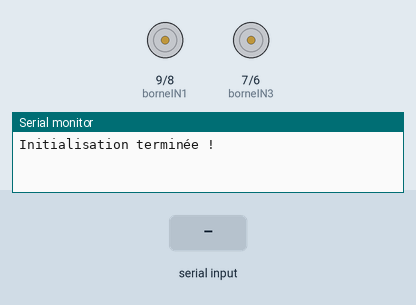
Simulated run of this sketch. Board: Arduino Leonardo, built with avr-gcc and run on an emulated ATmega32U4. On the bench: motor-driver pin pairs drawn as motors (green arrow = first pin HIGH = forward, orange = second pin HIGH = backward, longer = more drive, scaled by the enable pin), the last lines printed to the serial monitor. The test bench sets the inputs (shaded band).

Above: at 1.2 s.
1.3 s: "a\n" received over the second serial link
At 1.8 s:
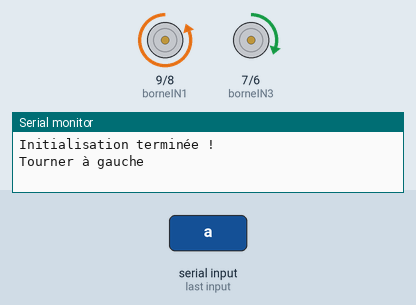
2.8 s: "z\n" received over the second serial link
At 4.0 s:
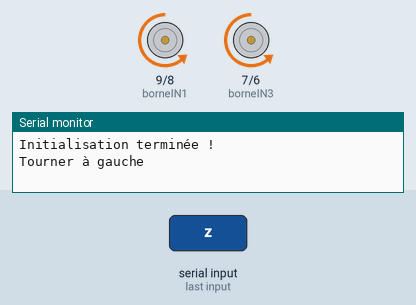
4.3 s: "s\n" received over the second serial link
At 5.3 s:
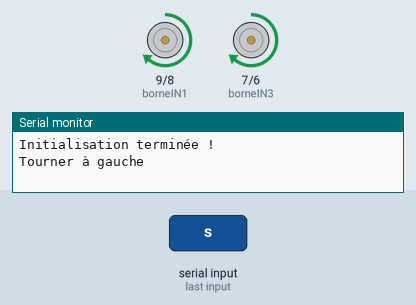
5.8 s: "q\n" received over the second serial link
At 6.4 s:
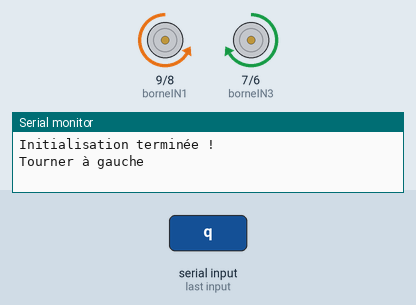
7.3 s: "d\n" received over the second serial link
At 7.6 s:
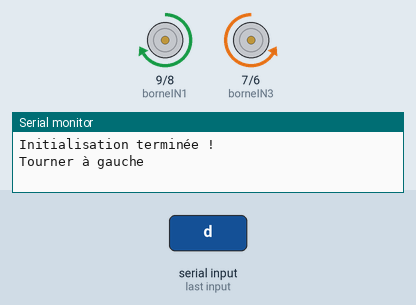
8.8 s: "e\n" received over the second serial link
At 9.9 s:
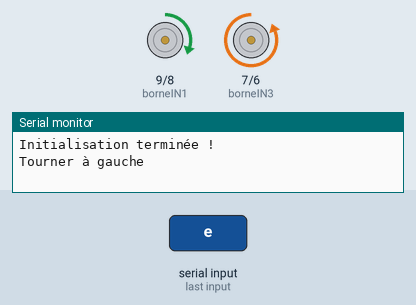
Timing chart, 0 to 11.3 s (numbered marks = the images above; inputs shaded):
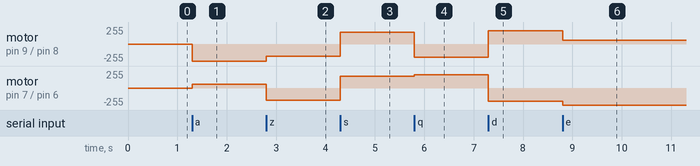

Measured:
- after the input at 1.3 s, motor on pin 9 (borneIN1) / pin 8 (borneIN2): stopped → backward 255/255 at once; motor on pin 7 (borneIN3) / pin 6 (borneIN4): stopped → forward 60/255 at once
- after the input at 2.8 s, motor on pin 9 (borneIN1) / pin 8 (borneIN2): backward 255/255 → backward 180/255 at once; motor on pin 7 (borneIN3) / pin 6 (borneIN4): forward 60/255 → backward 180/255 at once
- after the input at 4.3 s, motor on pin 9 (borneIN1) / pin 8 (borneIN2), motor on pin 7 (borneIN3) / pin 6 (borneIN4): backward 180/255 → forward 180/255 at once
- after the input at 5.8 s, motor on pin 9 (borneIN1) / pin 8 (borneIN2): forward 180/255 → backward 200/255 at once; motor on pin 7 (borneIN3) / pin 6 (borneIN4): forward 180/255 → forward 200/255 at once
- after the input at 7.3 s, motor on pin 9 (borneIN1) / pin 8 (borneIN2): backward 200/255 → forward 200/255 at once; motor on pin 7 (borneIN3) / pin 6 (borneIN4): forward 200/255 → backward 200/255 at once
- after the input at 8.8 s, motor on pin 9 (borneIN1) / pin 8 (borneIN2): forward 200/255 → forward 60/255 at once; motor on pin 7 (borneIN3) / pin 6 (borneIN4): backward 200/255 → backward 255/255 at once

The sketch:

bluetooth_X_moteurV3.ino
```cpp
#define borneENA        10      // On associe la borne "ENA" du L298N à la pin D10 de l'arduino
#define borneIN1        9       // On associe la borne "IN1" du L298N à la pin D9 de l'arduino
#define borneIN2        8       // On associe la borne "IN2" du L298N à la pin D8 de l'arduino
#define borneIN3        7       // On associe la borne "IN3" du L298N à la pin D7 de l'arduino
#define borneIN4        6       // On associe la borne "IN4" du L298N à la pin D6 de l'arduino
#define borneENB        5       // On associe la borne "ENB" du L298N à la pin D5 de l'arduino
// Définition des broches pour les capteurs ultrasons
#define FRONT_TRIGGER1 13
#define FRONT_ECHO1    12
#define FRONT_TRIGGER2 3
#define FRONT_ECHO2    2
#define REAR_TRIGGER  11
#define REAR_ECHO     4
// Seuil en centimètres pour détecter un obstacle
const int DISTANCE_SEUIL = 40;
// Durée du signal trigger (en microsecondes)
const int TRIGGER_PULSE = 10;
const int VITESSE=180;
const int VITESSE_RAPIDE=255;


void setup() {
    // Initialisation des broches des capteurs ultrasons
  pinMode(FRONT_TRIGGER1, OUTPUT);
  pinMode(FRONT_ECHO1, INPUT);
  pinMode(FRONT_TRIGGER2, OUTPUT);
  pinMode(FRONT_ECHO2, INPUT);
  pinMode(REAR_TRIGGER, OUTPUT);
  pinMode(REAR_ECHO, INPUT);

  pinMode(borneENA, OUTPUT);
  pinMode(borneIN1, OUTPUT);
  pinMode(borneIN2, OUTPUT);
  pinMode(borneIN3, OUTPUT);
  pinMode(borneIN4, OUTPUT);
  pinMode(borneENB, OUTPUT);

  Serial.begin(115200);  // Moniteur série
  // Pour la communication Bluetooth (par exemple via HM-10 connecté sur Serial1)
  Serial1.begin(115200);   // HM‑10 par défaut en 9600 bauds

  Serial.println("Initialisation terminée !");
}

void loop() {
  //Reception Bluetooth
  if (Serial1.available()) {  // Si on a bien reçu quelque chose
    String received = Serial1.readStringUntil('\n'); // Lit le message complet
    if (received != "OK+CONN" && received != "OK+LOST"){
      received.trim();
      //Serial.println(received);
      // Si la chaîne commence par "OK+CONN", on la nettoie pour récupérer la commande utile
      if (received.startsWith("OK+CONN")) {
        received = received.substring(7); // Supprime les 7 premiers caractères ("OK+CONN")
        Serial.print("Message reçu : ");
        // Traitement de la donnée reçu

      }else if (received.startsWith("OK+LOST")) {
        Serial.println("Déconnexion détectée, received ignorée");
        return;
      }
    }

    switch (received.charAt(0)){
      case 'm':
        arreter();
        break;
      case 'z':
        avancer();
        break;
      case 's':
        reculer();
        break;
      case 'q':
        gauche();
        break;
      case 'd':
        droite();
        break;
      case 'a':
        avancerGauche();
        break;
      case 'e':
        avancerDroite();
        break;
      case 'w':
        reculerGauche();
        break;
      case 'x':
        reculerDroite();
        break;
      case 't':
        avancerRapide();
        break;
      case 'g':
        reculerRapide();
        break;
      case 'f':
        gaucheRapide();
        break;
      case 'h':
        droiteRapide();
        break;
      case 'r':
        avancerGauche();
        break;
      case 'y':
        avancerDroite();
        break;
      case 'v':
        reculerGauche();
        break;
      case 'b':
        reculerDroite();
        break;
    }
  }
  }


  /*/ Mesure des distances
  long distanceFront1 = getDistance(FRONT_TRIGGER1, FRONT_ECHO1);
  long distanceFront2 = getDistance(FRONT_TRIGGER2, FRONT_ECHO2);
  long distanceRear  = getDistance(REAR_TRIGGER, REAR_ECHO);
  if (distanceFront1 < DISTANCE_SEUIL && distanceFront1 != 0 || distanceFront2 < DISTANCE_SEUIL && distanceFront2 != 0) {
    reculer();
    delay(400);
    arreter();
  }
  if (distanceRear > DISTANCE_SEUIL && distanceRear != 0) {
    avancer();
    delay(400);
    arreter();
  }
  */


long getDistance(int trigPin, int echoPin) {
  // Envoi du signal trigger
  digitalWrite(trigPin, LOW);
  delayMicroseconds(2);
  digitalWrite(trigPin, HIGH);
  delayMicroseconds(TRIGGER_PULSE);
  digitalWrite(trigPin, LOW);

  // Lecture du temps d'impulsion
  long duration = pulseIn(echoPin, HIGH, 30000); // Timeout de 30ms
  // Calcul de la distance en centimètres (vitesse du son = 0.034 cm/us)
  long distance = duration * 0.034 / 2;
  return distance;
}

void reculer() {

  digitalWrite(borneIN1, HIGH);                 // L'entrée IN1 doit être au niveau haut
  digitalWrite(borneIN2, LOW);
  digitalWrite(borneIN3, HIGH);                  // L'entrée IN1 doit être au niveau bas
  digitalWrite(borneIN4, LOW);
  changeVitesseMoteur(VITESSE);

}

void avancer() {
  // Pour reculer, activer les sorties en arrière et désactiver l'avant

  digitalWrite(borneIN1, LOW);                  // L'entrée IN1 doit être au niveau bas
  digitalWrite(borneIN2, HIGH);                 // L'entrée IN2 doit être au niveau haut
  digitalWrite(borneIN3, LOW);                  // L'entrée IN1 doit être au niveau bas
  digitalWrite(borneIN4, HIGH);
  changeVitesseMoteur(VITESSE);
}

void droite() {
  // Pour tourner, par exemple, faire tourner le moteur gauche en avant et le droit en arrière
  digitalWrite(borneIN1, HIGH);                  // L'entrée IN1 doit être au niveau bas
  digitalWrite(borneIN2, LOW);                 // L'entrée IN2 doit être au niveau haut
  digitalWrite(borneIN3, LOW);                  // L'entrée IN1 doit être au niveau bas
  digitalWrite(borneIN4, HIGH);
  changeVitesseMoteur(200);
  //delay(1100);

}

void gauche() {
  // Pour tourner, par exemple, faire tourner le moteur gauche en avant et le droit en arrière
  digitalWrite(borneIN1, LOW);                  // L'entrée IN1 doit être au niveau bas
  digitalWrite(borneIN2, HIGH);                 // L'entrée IN2 doit être au niveau haut
  digitalWrite(borneIN3, HIGH);                  // L'entrée IN1 doit être au niveau bas
  digitalWrite(borneIN4, LOW);
  changeVitesseMoteur(200);
  //delay(1100);

}

void avancerDroite() {
  // Pour tourner, par exemple, faire tourner le moteur gauche en avant et le droit en arrière
  digitalWrite(borneIN1, HIGH);                  // L'entrée IN1 doit être au niveau bas
  digitalWrite(borneIN2, LOW);                 // L'entrée IN2 doit être au niveau haut
  digitalWrite(borneIN3, LOW);                  // L'entrée IN1 doit être au niveau bas
  digitalWrite(borneIN4, HIGH);
  analogWrite(borneENA, VITESSE/3);
  analogWrite(borneENB, VITESSE_RAPIDE);


}

void avancerGauche() {
  // Pour tourner, par exemple, faire tourner le moteur gauche en avant et le droit en arrière
  digitalWrite(borneIN1, LOW);                  // L'entrée IN1 doit être au niveau bas
  digitalWrite(borneIN2, HIGH);                 // L'entrée IN2 doit être au niveau haut
  digitalWrite(borneIN3, HIGH);                  // L'entrée IN1 doit être au niveau bas
  digitalWrite(borneIN4, LOW);
  analogWrite(borneENA, VITESSE_RAPIDE);
  analogWrite(borneENB, VITESSE/3);


  Serial.println("Tourner à gauche");
}

void reculerDroite() {
  // Pour tourner, par exemple, faire tourner le moteur gauche en avant et le droit en arrière
  digitalWrite(borneIN1, LOW);                  // L'entrée IN1 doit être au niveau bas
  digitalWrite(borneIN2, HIGH);                 // L'entrée IN2 doit être au niveau haut
  digitalWrite(borneIN3, HIGH);                  // L'entrée IN1 doit être au niveau bas
  digitalWrite(borneIN4, LOW);
  analogWrite(borneENA, VITESSE/3);
  analogWrite(borneENB, VITESSE_RAPIDE);


}

void reculerGauche() {
  // Pour tourner, par exemple, faire tourner le moteur gauche en avant et le droit en arrière
  digitalWrite(borneIN1, HIGH);                  // L'entrée IN1 doit être au niveau bas
  digitalWrite(borneIN2, LOW);                 // L'entrée IN2 doit être au niveau haut
  digitalWrite(borneIN3, LOW);                  // L'entrée IN1 doit être au niveau bas
  digitalWrite(borneIN4, HIGH);
  analogWrite(borneENA, VITESSE_RAPIDE);
  analogWrite(borneENB, VITESSE/3);


}

void arreter() {
  // Désactiver tous les moteurs
  digitalWrite(borneIN1, LOW);                  // L'entrée IN1 doit être au niveau bas
  digitalWrite(borneIN2, LOW);                 // L'entrée IN2 doit être au niveau haut
  digitalWrite(borneIN3, LOW);                  // L'entrée IN1 doit être au niveau bas
  digitalWrite(borneIN4, LOW);
  digitalWrite(borneENA, LOW);
  digitalWrite(borneENB, LOW);


}

void reculerRapide() {

  digitalWrite(borneIN1, HIGH);                 // L'entrée IN1 doit être au niveau haut
  digitalWrite(borneIN2, LOW);
  digitalWrite(borneIN3, HIGH);                  // L'entrée IN1 doit être au niveau bas
  digitalWrite(borneIN4, LOW);
  changeVitesseMoteur(VITESSE_RAPIDE);

}

void avancerRapide() {
  // Pour reculer, activer les sorties en arrière et désactiver l'avant

  digitalWrite(borneIN1, LOW);                  // L'entrée IN1 doit être au niveau bas
  digitalWrite(borneIN2, HIGH);                 // L'entrée IN2 doit être au niveau haut
  digitalWrite(borneIN3, LOW);                  // L'entrée IN1 doit être au niveau bas
  digitalWrite(borneIN4, HIGH);
  changeVitesseMoteur(VITESSE_RAPIDE);
}

void droiteRapide() {
  // Pour tourner, par exemple, faire tourner le moteur gauche en avant et le droit en arrière
  digitalWrite(borneIN1, HIGH);                  // L'entrée IN1 doit être au niveau bas
  digitalWrite(borneIN2, LOW);                 // L'entrée IN2 doit être au niveau haut
  digitalWrite(borneIN3, LOW);                  // L'entrée IN1 doit être au niveau bas
  digitalWrite(borneIN4, HIGH);
  changeVitesseMoteur(VITESSE_RAPIDE);
  //delay(1100);

}

void gaucheRapide() {
  // Pour tourner, par exemple, faire tourner le moteur gauche en avant et le droit en arrière
  digitalWrite(borneIN1, LOW);                  // L'entrée IN1 doit être au niveau bas
  digitalWrite(borneIN2, HIGH);                 // L'entrée IN2 doit être au niveau haut
  digitalWrite(borneIN3, HIGH);                  // L'entrée IN1 doit être au niveau bas
  digitalWrite(borneIN4, LOW);
  changeVitesseMoteur(VITESSE_RAPIDE);
  //delay(1100);

}


void changeVitesseMoteur(int nouvelleVitesse) {

  // Génère un signal PWM permanent, de rapport cyclique égal à "nouvelleVitesse" (valeur comprise entre 0 et 255)
  analogWrite(borneENA, nouvelleVitesse);
  analogWrite(borneENB, nouvelleVitesse);
}
```
